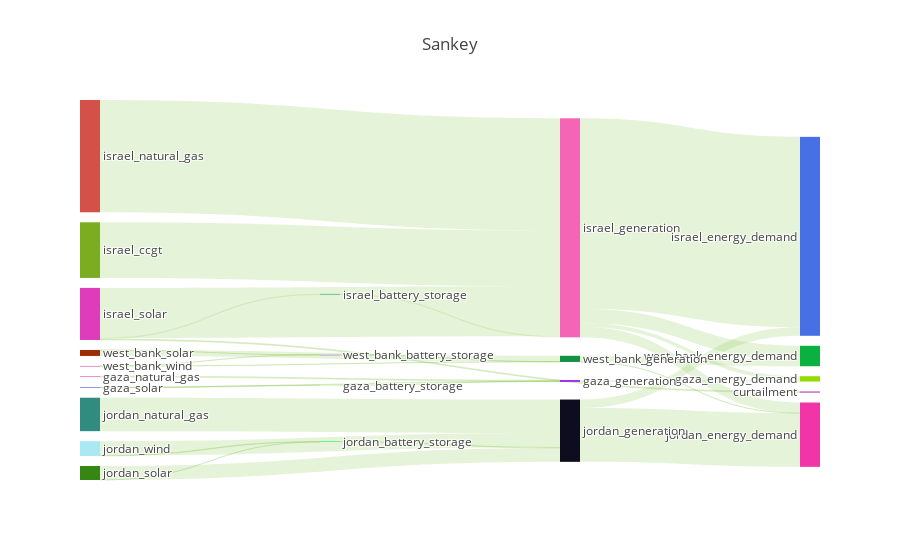

Source (notebook cell):
### Code cell
results['COO'].plot_flows_sankey()

### Figure 1 — Plotly figure (JSON) as saved in the notebook; plotly's stock layout.template omitted (floating-point values rounded to 4 significant figures)
{"data": [{"domain": {"x": [0, 1], "y": [0, 1]}, "link": {"color": ["rgba(127, 194, 65, 0.2)", "rgba(127, 194, 65, 0.2)", "rgba(127, 194, 65, 0.2)", "rgba(127, 194, 65, 0.2)", "rgba(127, 194, 65, 0.2)", "rgba(127, 194, 65, 0.2)", "rgba(127, 194, 65, 0.2)", "rgba(127, 194, 65, 0.2)", "rgba(127, 194, 65, 0.2)", "rgba(127, 194, 65, 0.2)", "rgba(127, 194, 65, 0.2)", "rgba(127, 194, 65, 0.2)", "rgba(127, 194, 65, 0.2)", "rgba(127, 194, 65, 0.2)", "rgba(127, 194, 65, 0.2)", "rgba(127, 194, 65, 0.2)", "rgba(127, 194, 65, 0.2)", "rgba(127, 194, 65, 0.2)", "rgba(127, 194, 65, 0.2)", "rgba(127, 194, 65, 0.2)", "rgba(127, 194, 65, 0.2)", "rgba(127, 194, 65, 0.2)", "rgba(127, 194, 65, 0.2)", "rgba(127, 194, 65, 0.2)", "rgba(127, 194, 65, 0.2)", "rgba(127, 194, 65, 0.2)", "rgba(127, 194, 65, 0.2)", "rgba(127, 194, 65, 0.2)", "rgba(127, 194, 65, 0.2)", "rgba(127, 194, 65, 0.2)", "rgba(127, 194, 65, 0.2)", "rgba(127, 194, 65, 0.2)", "rgba(127, 194, 65, 0.2)", "rgba(127, 194, 65, 0.2)", "rgba(127, 194, 65, 0.2)", "rgba(127, 194, 65, 0.2)", "rgba(127, 194, 65, 0.2)", "rgba(127, 194, 65, 0.2)", "rgba(127, 194, 65, 0.2)", "rgba(127, 194, 65, 0.2)", "rgba(127, 194, 65, 0.2)", "rgba(127, 194, 65, 0.2)", "rgba(127, 194, 65, 0.2)", "rgba(127, 194, 65, 0.2)", "rgba(127, 194, 65, 0.2)", "rgba(127, 194, 65, 0.2)", "rgba(127, 194, 65, 0.2)", "rgba(127, 194, 65, 0.2)", "rgba(127, 194, 65, 0.2)", "rgba(127, 194, 65, 0.2)", "rgba(127, 194, 65, 0.2)", "rgba(127, 194, 65, 0.2)"], "source": [0, 34, 2, 32, 4, 5, 5, 5, 39, 7, 8, 9, 35, 35, 35, 35, 11, 12, 12, 12, 13, 13, 13, 41, 15, 16, 17, 40, 40, 40, 19, 20, 21, 21, 21, 22, 22, 22, 43, 24, 25, 26, 42, 42, 42, 28, 29, 29, 29, 30, 30, 30], "target": [31, 32, 32, 31, 32, 33, 34, 32, 35, 35, 35, 35, 31, 36, 37, 38, 35, 33, 39, 35, 33, 39, 35, 40, 40, 40, 40, 36, 37, 38, 40, 40, 33, 41, 40, 33, 41, 40, 42, 42, 42, 42, 36, 37, 38, 42, 33, 43, 42, 33, 43, 42], "value": [0, 16.9, 0, 2123.0, 1284, 0, 16.9, 821.9, 1391.0, 74080.0, 0, 0, 4953.0, 253700.0, 13990.0, 19050.0, 149600.0, 1303.0, 1391.0, 66680.0, 0, 0, 0, 757.6, 0, 0, 0, 11280.0, 71700.0, 0, 44550.0, 0, 0, 92.74, 18530.0, 0, 664.9, 19140.0, 164.1, 0, 0, 0, 0, 5.799, 8165.0, 0, 0, 151.2, 7795.0, 0, 12.95, 211.8]}, "node": {"color": ["1ba9d0", "ee2375", "552105", "20641a", "e98aba", "4e55e9", "0e3c00", "7cac1f", "f8b82f", "d53674", "2ac5b8", "d35148", "de3cbb", "3197b6", "d348f4", "55ebfa", "d221d2", "c97a73", "b1a4a2", "308c7e", "fd5242", "368613", "aae9f4", "9c4896", "e3b566", "e6df75", "1dbd5a", "cf7a8e", "1fbe46", "9e2d04", "cf208d", "94dd03", "8c05f9", "9c25a6", "c1f89f", "f565b6", "4870e5", "f135a9", "0ab141", "7bc391", "0d0d1f", "14f847", "129341", "9f4ccc"], "label": ["egypt_generation", "gaza_battery_storage", "gaza_diesel", "gaza_generation", "gaza_natural_gas", "gaza_solar", "israel_battery_storage", "israel_ccgt", "israel_coal", "israel_diesel", "israel_generation", "israel_natural_gas", "israel_solar", "israel_wind", "jordan_battery_storage", "jordan_ccgt", "jordan_coal", "jordan_diesel", "jordan_generation", "jordan_natural_gas", "jordan_shale", "jordan_solar", "jordan_wind", "west_bank_battery_storage", "west_bank_ccgt", "west_bank_coal", "west_bank_diesel", "west_bank_generation", "west_bank_natural_gas", "west_bank_solar", "west_bank_wind", "gaza_energy_demand", "gaza_generation", "curtailment", "gaza_battery_storage", "israel_generation", "israel_energy_demand", "jordan_energy_demand", "west_bank_energy_demand", "israel_battery_storage", "jordan_generation", "jordan_battery_storage", "west_bank_generation", "west_bank_battery_storage"], "line": {"color": "black", "width": 0}, "pad": 10}, "orientation": "h", "type": "sankey", "valueformat": ".0f"}], "layout": {"autosize": true, "font": {"size": 12}, "title": {"text": "Sankey"}}}
